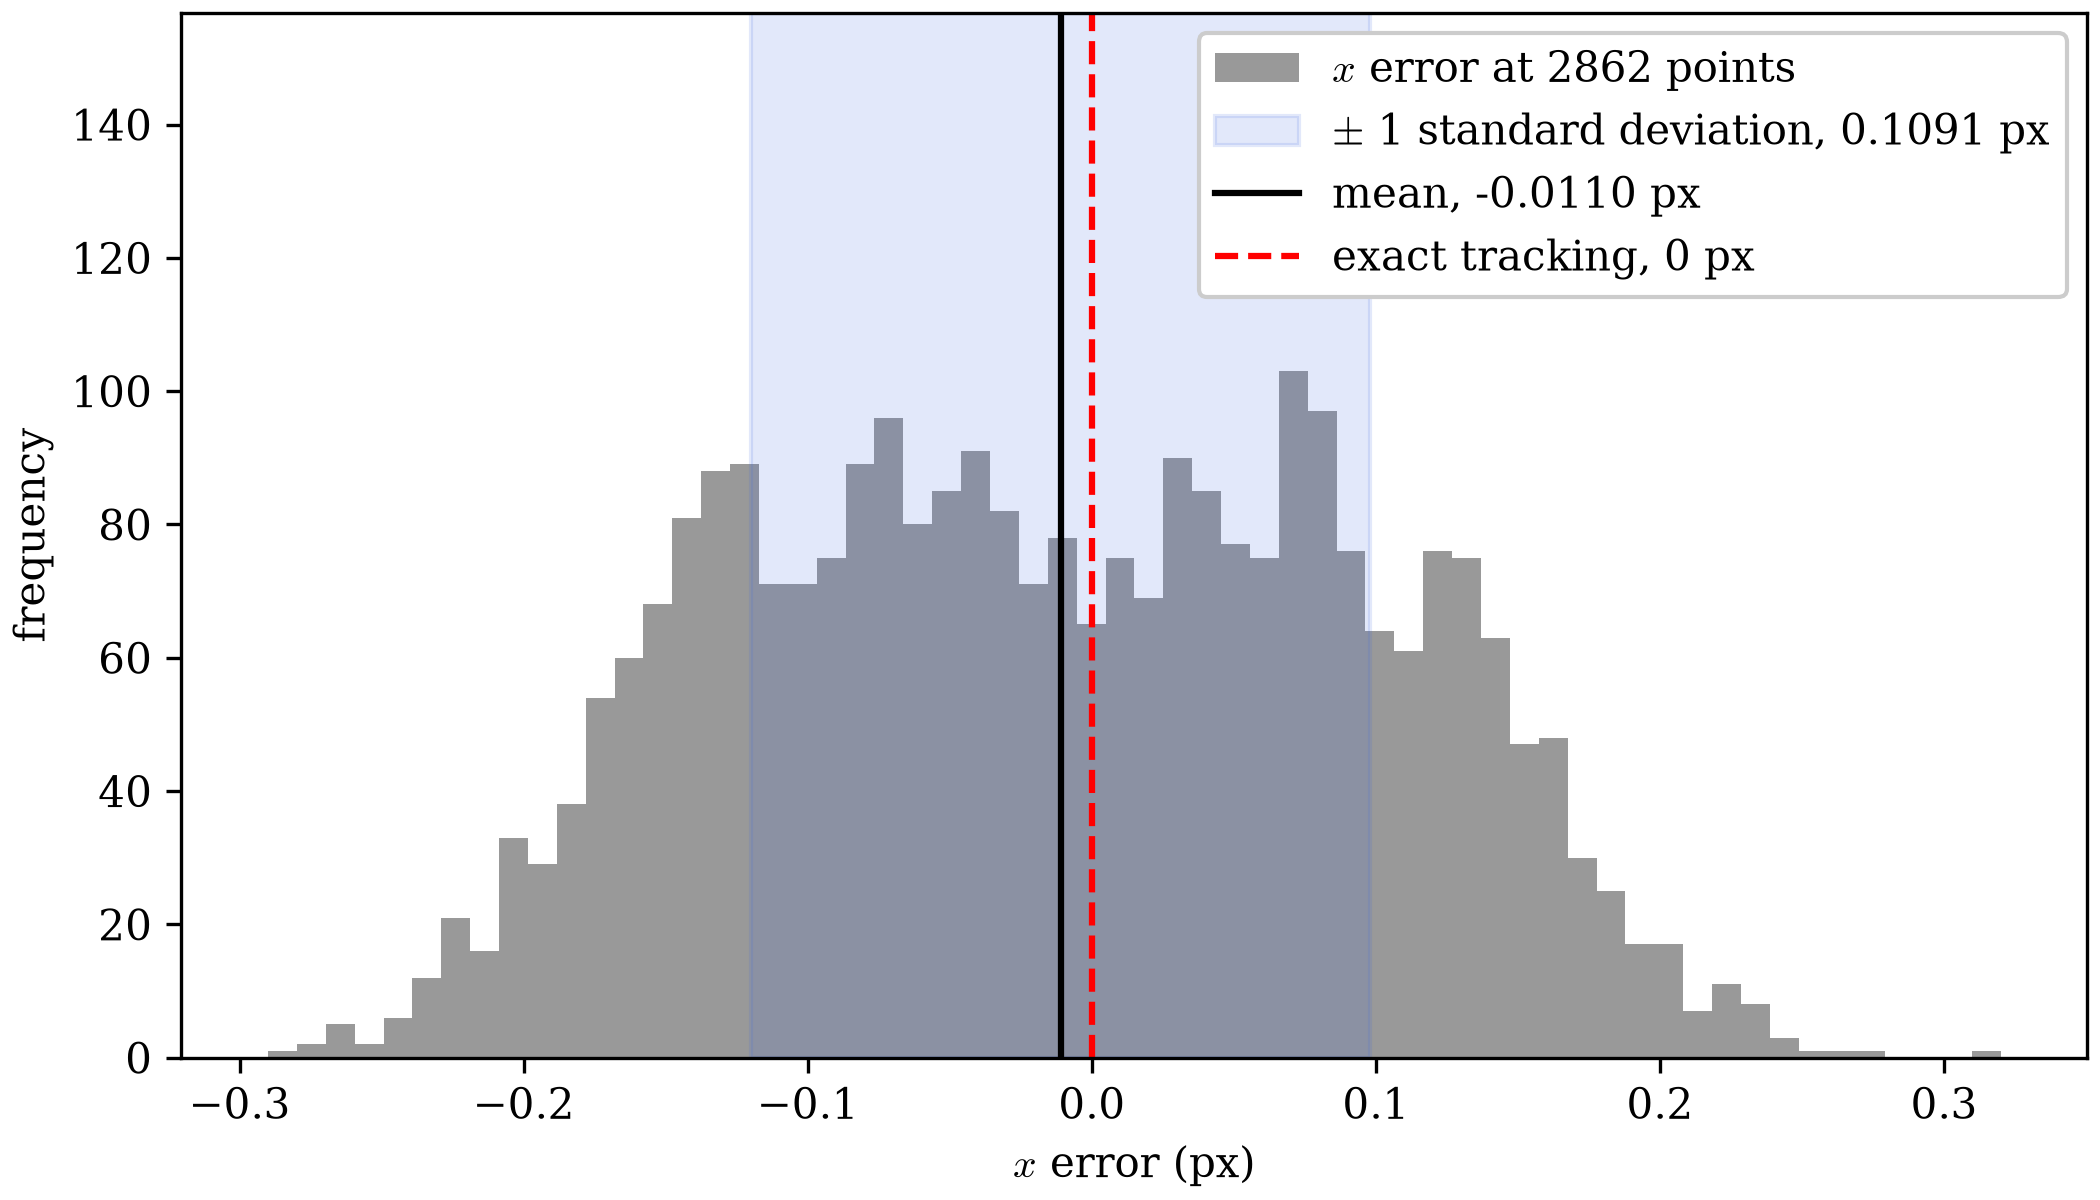

Source code (Python):
"""Distribution of `grid.locate_subpixel`'s x error across High Point
Density's full 53x54 grid: the tracked x minus the true x = 1.02 X, with
the mean and one standard deviation marked.
"""

import matplotlib.pyplot as plt
import numpy as np

from dictk.grid import generate, locate_subpixel
from dictk.image import PixelCoordinate, read, stretch

FACTOR_X = 1.02

reference_image = read(path="astronaut0.png")
current_image = stretch(arr=reference_image, factor_x=FACTOR_X)
points = generate(
    origin=PixelCoordinate(x=18, y=16),
    count_x=53,
    count_y=54,
    spacing_x=5,
    spacing_y=5,
)
found = locate_subpixel(
    reference_image=reference_image,
    current_image=current_image,
    reference_points=points,
    kernel_margin_width=13,
    kernel_margin_height=13,
    search_margin_width=25,
    search_margin_height=25,
    upsample_factor=100,
)

error_x = np.array([f.x for f in found]) - np.array([p.x * FACTOR_X for p in points])
mean = error_x.mean()
std = error_x.std()
print(
    f"{len(points)} points: mean x error {mean:+.4f} px, std {std:.4f} px, "
    f"range [{error_x.min():+.2f}, {error_x.max():+.2f}] px"
)

plt.rcParams.update({"font.family": "serif", "mathtext.fontset": "cm"})
fig, ax = plt.subplots(figsize=(7, 4), constrained_layout=True)
ax.hist(error_x, bins=60, color="gray", alpha=0.8, label=r"$x$ error at 2862 points")
ax.axvspan(
    mean - std,
    mean + std,
    color="royalblue",
    alpha=0.15,
    label=rf"$\pm$ 1 standard deviation, {std:.4f} px",
)
ax.axvline(mean, color="black", linewidth=1.5, label=f"mean, {mean:+.4f} px")
ax.axvline(
    0,
    color="red",
    linestyle="--",
    linewidth=1.5,
    label="exact tracking, 0 px",
)
ax.set_xlabel(r"$x$ error (px)")
ax.set_ylabel("frequency")
ax.set_ylim(top=ax.get_ylim()[1] * 1.45)
legend = ax.legend(loc="upper right", framealpha=1.0)
legend.set_zorder(10)
fig.savefig("high_point_density_x_error_histogram.png", dpi=300)
